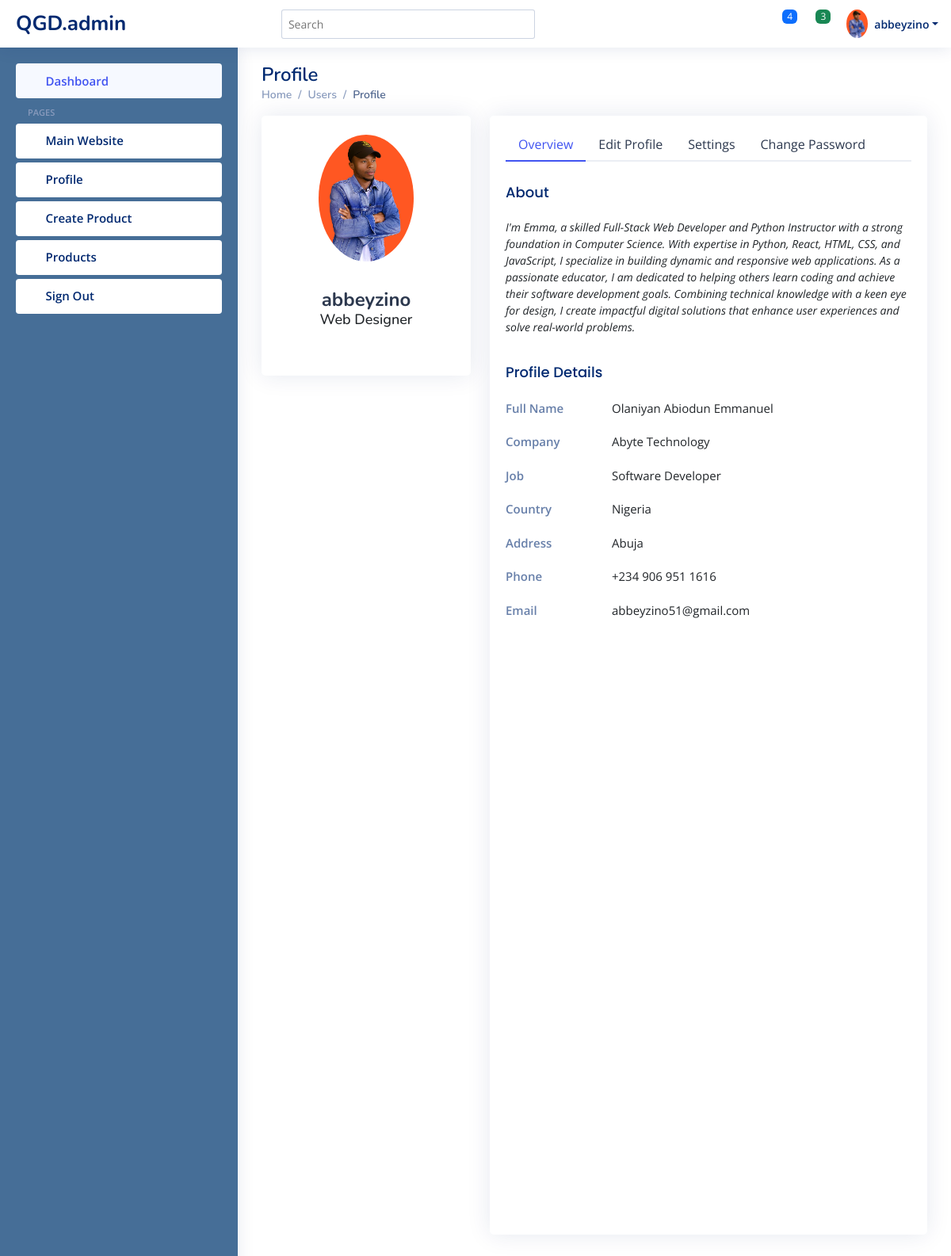
/profile/ (signed in), run on the app's committed database.
### digiApp/models.py (models this page shows, shortened)
class Profile(models.Model):
    user = models.OneToOneField(User, on_delete=models.CASCADE)
    phone_number = models.CharField(max_length=15, blank=True, null=True)
    profile_picture = models.ImageField(upload_to='profile_pics/', blank=True, null=True)
    address = models.TextField(blank=True, null=True)
    company = models.CharField(max_length=255, blank=True, null=True)
    country = models.CharField(max_length=100, blank=True, null=True)
    role = models.CharField(max_length=100, blank=True, null=True)
    about = models.TextField(blank=True, null=True)
    full_name = models.CharField(max_length=255, blank=True, null=True)  # New field

### digiApp/views.py (the view, shortened to what this page needs)
# urls.py: path("profile/", views.profile_page, name="profile_page"),
@login_required
def profile_page(request):
    user = request.user
    profile, created = Profile.objects.get_or_create(user=user)
    profile.refresh_from_db()
    return render(request, "digiApp/admin-portal/profile_page.html", {"profile": profile})

### digiApp/templates/digiApp/admin-portal/profile_page.html (shortened to what this page needs)
{% extends 'digiApp/admin-portal/base/ad-app.html' %}
{% block content %}
{% load static %}
<div class="pagetitle">
  <h1>Profile</h1>
  <nav>
    <ol class="breadcrumb">
      <li class="breadcrumb-item"><a href="index.html">Home</a></li>
      <li class="breadcrumb-item">Users</li>
      <li class="breadcrumb-item active">Profile</li>
    </ol>
  </nav>
</div>
<section class="section profile">
    <div class="row">
      <div class="col-xl-4">
        <div class="card">
          <div class="card-body profile-card pt-4 d-flex flex-column align-items-center">
            {% if profile_picture %}
        <img src="{{ profile_picture.url }}" alt="Profile Picture" class="rounded-circle" width="150"><br>
        {% elif user.profile.profile_picture %}
        <img src="{{ user.profile.profile_picture.url }}" alt="Profile Picture" class="rounded-circle" width="150"><br>
        {% else %}
        <img src="path/to/placeholder-image.jpg" alt="Placeholder Profile Picture" class="rounded-circle" width="150"><br>
        {% endif %}
            <h2>{{ user.username }}</h2>
            <h3>Web Designer</h3>
            <div class="social-links mt-2">
              <a href="#" class="twitter"><i class="bi bi-twitter"></i></a>
              <a href="#" class="facebook"><i class="bi bi-facebook"></i></a>
              <a href="#" class="instagram"><i class="bi bi-instagram"></i></a>
              <a href="#" class="linkedin"><i class="bi bi-linkedin"></i></a>
            </div>
          </div>
        </div>
      </div>
      <div class="col-xl-8">
        <div class="card">
          <div class="card-body pt-3">
            <ul class="nav nav-tabs nav-tabs-bordered">
              <li class="nav-item">
                <button class="nav-link active" data-bs-toggle="tab" data-bs-target="#profile-overview">Overview</button>
              </li>
              <li class="nav-item">
                <button class="nav-link" data-bs-toggle="tab" data-bs-target="#profile-edit">Edit Profile</button>
              </li>
              <li class="nav-item">
                <button class="nav-link" data-bs-toggle="tab" data-bs-target="#profile-settings">Settings</button>
              </li>
              <li class="nav-item">
                <button class="nav-link" data-bs-toggle="tab" data-bs-target="#profile-change-password">Change Password</button>
              </li>
            </ul>
            <div class="tab-content pt-2">
                <div class="tab-pane fade show active profile-overview" id="profile-overview">
                    <h5 class="card-title">About</h5>
                    <p class="small fst-italic">{{ profile.about }}</p>
                    <h5 class="card-title">Profile Details</h5>
                    <div class="row">
                        <div class="col-lg-3 col-md-4 label">Full Name</div>
                        <div class="col-lg-9 col-md-8">{{ profile.full_name }}</div>
                    </div>
                    <div class="row">
                        <div class="col-lg-3 col-md-4 label">Company</div>
                        <div class="col-lg-9 col-md-8">{{ profile.company }}</div>
                    </div>
                    <div class="row">
                        <div class="col-lg-3 col-md-4 label">Job</div>
                        <div class="col-lg-9 col-md-8">{{ profile.role }}</div>
                    </div>
                    <div class="row">
                        <div class="col-lg-3 col-md-4 label">Country</div>
                        <div class="col-lg-9 col-md-8">{{ profile.country }}</div>
                    </div>
                    <div class="row">
                        <div class="col-lg-3 col-md-4 label">Address</div>
                        <div class="col-lg-9 col-md-8">{{ profile.address }}</div>
                    </div>
                    <div class="row">
                        <div class="col-lg-3 col-md-4 label">Phone</div>
                        <div class="col-lg-9 col-md-8">{{ profile.phone_number }}</div>
                    </div>
                    <div class="row">
                        <div class="col-lg-3 col-md-4 label">Email</div>
                        <div class="col-lg-9 col-md-8">{{ user.email }}</div>
                    </div>
                </div>
            </div>
            </div>
          </div>
        </div>
      </div>
</section>
{% load sweetify %}
{% endblock %}

### digiApp/templates/digiApp/admin-portal/base/ad-app.html (shortened to what this page needs)
{% load static %}
<!DOCTYPE html>
<html lang="en">
<head>
    <link rel="stylesheet" href="https://cdn.jsdelivr.net/npm/sweetalert2@11.4.25/dist/sweetalert2.min.css">
    <link rel="stylesheet" href="https://cdn.jsdelivr.net/npm/sweetify2/dist/sweetify.min.css">
  <link href="{% static 'ad_assets/vendor/bootstrap/css/bootstrap.min.css' %}" rel="stylesheet">
  <link href="{% static 'ad_assets/vendor/bootstrap-icons/bootstrap-icons.css' %}" rel="stylesheet">
  <link href="{% static 'ad_assets/vendor/boxicons/css/boxicons.min.css' %}" rel="stylesheet">
  <link href="{% static 'ad_assets/vendor/quill/quill.snow.css' %}" rel="stylesheet">
  <link href="{% static 'ad_assets/vendor/quill/quill.bubble.css' %}" rel="stylesheet">
  <link href="{% static 'ad_assets/vendor/remixicon/remixicon.css' %}" rel="stylesheet">
  <link href="{% static 'ad_assets/vendor/simple-datatables/style.css' %}" rel="stylesheet">
  <link href="{% static 'ad_assets/css/style.css' %}" rel="stylesheet">
  <link href="{% static 'ad_assets/css/theme.css' %}" rel="stylesheet">
</head>
<body>
  <header id="header" class="header fixed-top d-flex align-items-center">
    <div class="d-flex align-items-center justify-content-between">
      <a href="{% url 'app.admin' %}" class="logo d-flex align-items-center">
        <span class="d-none d-lg-block">QGD.admin</span>
      </a>
      <i class="bi bi-list toggle-sidebar-btn"></i>
    </div>
    <div class="search-bar">
      <form class="search-form d-flex align-items-center" method="POST" action="#">
        <input type="text" name="query" placeholder="Search" title="Enter search keyword">
        <button type="submit" title="Search"><i class="bi bi-search"></i></button>
      </form>
    </div>
    <nav class="header-nav ms-auto">
      <ul class="d-flex align-items-center">
        <li class="nav-item dropdown">
          <a class="nav-link nav-icon" href="#" data-bs-toggle="dropdown">
            <i class="bi bi-bell"></i>
            <span class="badge bg-primary badge-number">4</span>
          </a>
        </li>
        <li class="nav-item dropdown">
          <a class="nav-link nav-icon" href="#" data-bs-toggle="dropdown">
            <i class="bi bi-chat-left-text"></i>
            <span class="badge bg-success badge-number">3</span>
          </a>
        </li>
        <li class="nav-item dropdown pe-3">
          <a class="nav-link nav-profile d-flex align-items-center pe-0" href="{% url 'profile_page' %}" data-bs-toggle="dropdown">
            {% if user.profile.profile_picture %}
                <img src="{{ user.profile.profile_picture.url }}" alt="Profile" class="rounded-circle">
            {% else %}
                <img src="{% static 'path/to/placeholder-image.jpg' %}" alt="Profile" class="rounded-circle">
            {% endif %}
            <span class="d-none d-md-block dropdown-toggle ps-2">{{ user.username }}</span>
        </a>
        </li>
      </ul>
    </nav>
  </header>
   <aside id="sidebar" class="sidebar">
    <ul class="sidebar-nav" id="sidebar-nav">
      <li class="nav-item">
        <a class="nav-link " href="{% url 'app.admin' %}">
          <i class="bi bi-grid"></i>
          <span>Dashboard</span>
        </a>
      </li>
      <li class="nav-heading">Pages</li>
      <li class="nav-item">
        <a class="nav-link collapsed" href="{% url 'app.home' %}">
          <i class="bi bi-question-circle"></i>
          <span>Main Website</span>
        </a>
      </li>
      <li class="nav-item">
        <a class="nav-link collapsed" href="{% url 'profile_page' %}">
          <i class="bi bi-person"></i>
          <span>Profile</span>
        </a>
      </li>
      <li class="nav-item">
        <a class="nav-link collapsed" href="{% url 'app.create_product' %}">
          <i class="bi bi-question-circle"></i>
          <span>Create Product</span>
        </a>
      </li>
      <li class="nav-item">
        <a class="nav-link collapsed" href="{% url 'app.view_products' %}">
          <i class="bi bi-question-circle"></i>
          <span>Products</span>
        </a>
      </li>
      {% if not user.is_authenticated %}
      <li class="nav-item">
          <a class="nav-link collapsed" href="pages-register.html">
              <i class="bi bi-card-list"></i>
              <span>Register</span>
            </a>
        </li>
        <li class="nav-item">
            <a class="nav-link collapsed" href="pages-login.html">
                <i class="bi bi-box-arrow-in-right"></i>
                <span>Login</span>
            </a>
        </li>
        {% else %}
        <li>
            <a class="nav-link collapsed" href="{% url 'security.signout' %}">
              <i class="bi bi-box-arrow-right"></i>
              <span>Sign Out</span>
            </a>
        </li>
        {% endif %}
    </ul>
    <div class="mode-switch">
      <button title="Use dark mode" id="dark" class="btn btn-sm btn-default text-secondary">
          <i class="bi bi-moon"></i>
      </button>
      <button title="Use light mode" id="light" class="btn btn-sm btn-default text-secondary">
          <i class="bi bi-sun"></i>
      </button>
      <button title="Use system preferred mode" id="system" class="btn btn-sm btn-default text-secondary">
          <i class="bi bi-display"></i>
      </button>
  </div>
  </aside>
    <main id="main" class="main">
        {% block content %}{% endblock %}
    </main>
</body>
</html>

### digiApp/static/ad_assets/css/style.css (style rules this page uses)
:root { scroll-behavior: smooth; }
body { font-family: "Open Sans", sans-serif; background: #f6f9ff; color: #444444; }
a { color: #4154f1; text-decoration: none; }
h1, h2, h3, h4, h5, h6 { font-family: "Nunito", sans-serif; }
#main { margin-top: 60px; padding: 20px 30px; transition: all 0.3s; }
.pagetitle { margin-bottom: 10px; }
.pagetitle h1 { font-size: 24px; margin-bottom: 0; font-weight: 600; color: #012970; }
.card { margin-bottom: 30px; border: none; border-radius: 5px; box-shadow: 0px 0 30px rgba(1, 41, 112, 0.1); }
.card-title { padding: 20px 0 15px 0; font-size: 18px; font-weight: 500; color: #012970; font-family: "Poppins", sans-serif; }
.card-body { padding: 0 20px 20px 20px; }
.breadcrumb { font-size: 14px; font-family: "Nunito", sans-serif; color: #899bbd; font-weight: 600; }
.breadcrumb a { color: #899bbd; transition: 0.3s; }
.breadcrumb .breadcrumb-item::before { color: #899bbd; }
.breadcrumb .active { color: #51678f; font-weight: 600; }
.nav-tabs-bordered { border-bottom: 2px solid #ebeef4; }
.nav-tabs-bordered .nav-link { margin-bottom: -2px; border: none; color: #2c384e; }
.nav-tabs-bordered .nav-link.active { background-color: #fff; color: #4154f1; border-bottom: 2px solid #4154f1; }
.logo { line-height: 1; }
@media (min-width: 1200px) { .logo { width: 280px; } }
.logo span { font-size: 26px; font-weight: 700; color: #012970; font-family: "Nunito", sans-serif; }
.header { transition: all 0.5s; z-index: 997; height: 60px; box-shadow: 0px 2px 20px rgba(1, 41, 112, 0.1); background-color: #fff; padding-left: 20px; }
.header .toggle-sidebar-btn { font-size: 32px; padding-left: 10px; cursor: pointer; color: #012970; }
.header .search-bar { min-width: 360px; padding: 0 20px; }
.header .search-form { width: 100%; }
.header .search-form input { border: 0; font-size: 14px; color: #012970; border: 1px solid rgba(1, 41, 112, 0.2); padding: 7px 38px 7px 8px; border-radius: 3px; transition: 0.3s; width: 100%; }
.header .search-form button { border: 0; padding: 0; margin-left: -30px; background: none; }
.header .search-form button i { color: #012970; }
.header-nav ul { list-style: none; }
.header-nav>ul { margin: 0; padding: 0; }
.header-nav .nav-icon { font-size: 22px; color: #012970; margin-right: 25px; position: relative; }
.header-nav .nav-profile { color: #012970; }
.header-nav .nav-profile img { max-height: 36px; }
.header-nav .nav-profile span { font-size: 14px; font-weight: 600; }
.header-nav .badge-number { position: absolute; inset: -2px -5px auto auto; font-weight: normal; font-size: 12px; padding: 3px 6px; }
.sidebar { position: fixed; top: 60px; left: 0; bottom: 0; width: 300px; z-index: 996; transition: all 0.3s; padding: 20px; overflow-y: auto; scrollbar-width: thin; scrollbar-color: #aab7cf transparent; box-shadow: 0px 0px 20px rgba(1, 41, 112, 0.1); background-color: #fff; }
@media (min-width: 1200px) { #main, #footer { margin-left: 300px; } }
.sidebar-nav { padding: 0; margin: 0; list-style: none; }
.sidebar-nav li { padding: 0; margin: 0; list-style: none; }
.sidebar-nav .nav-item { margin-bottom: 5px; }
.sidebar-nav .nav-heading { font-size: 11px; text-transform: uppercase; color: #899bbd; font-weight: 600; margin: 10px 0 5px 15px; }
.sidebar-nav .nav-link { display: flex; align-items: center; font-size: 15px; font-weight: 600; color: #4154f1; transition: 0.3; background: #f6f9ff; padding: 10px 15px; border-radius: 4px; }
.sidebar-nav .nav-link i { font-size: 16px; margin-right: 10px; color: #4154f1; }
.sidebar-nav .nav-link.collapsed { color: #012970; background: #fff; }
.sidebar-nav .nav-link.collapsed i { color: #899bbd; }
.profile .profile-card img { max-width: 120px; }
.profile .profile-card h2 { font-size: 24px; font-weight: 700; color: #2c384e; margin: 10px 0 0 0; }
.profile .profile-card h3 { font-size: 18px; }
.profile .profile-card .social-links a { font-size: 20px; display: inline-block; color: rgba(1, 41, 112, 0.5); line-height: 0; margin-right: 10px; transition: 0.3s; }
.profile .profile-overview .row { margin-bottom: 20px; font-size: 15px; }
.profile .profile-overview .card-title { color: #012970; }
.profile .profile-overview .label { font-weight: 600; color: rgba(1, 41, 112, 0.6); }

### data on the page
Profile: about "I'm Emma, a skilled Full-Stack Web Developer and Python Instructor with a strong foundation in Computer Science. With expertise in Python, React, HTML, CSS, and JavaScript, I specialize in building dynamic and responsive web applications. As a passionate educator, I am dedicated to helping others learn coding and achieve their software development goals. Combining technical knowledge with a keen eye for design, I create impactful digital solutions that enhance user experiences and solve real-world problems.", full_name "Olaniyan Abiodun Emmanuel", company "Abyte Technology", role "Software Developer", country "Nigeria", address "Abuja", phone_number "+234 906 951 1616"

### other printed values
{{ user.username }} "abbeyzino"
{{ user.email }} "abbeyzino51@gmail.com"
